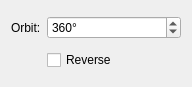
<?xml version="1.0" encoding="UTF-8"?>
<ui version="4.0">
 <class>QmitkOrbitAnimationWidget</class>
 <widget class="QWidget" name="QmitkOrbitAnimationWidget">
  <property name="geometry">
   <rect>
    <x>0</x>
    <y>0</y>
    <width>192</width>
    <height>87</height>
   </rect>
  </property>
  <property name="windowTitle">
   <string>QmitkOrbitAnimationWidget</string>
  </property>
  <layout class="QGridLayout" name="gridLayout">
   <item row="0" column="0">
    <widget class="QLabel" name="orbitLabel">
     <property name="sizePolicy">
      <sizepolicy hsizetype="Maximum" vsizetype="Preferred">
       <horstretch>0</horstretch>
       <verstretch>0</verstretch>
      </sizepolicy>
     </property>
     <property name="text">
      <string>Orbit:</string>
     </property>
    </widget>
   </item>
   <item row="0" column="1">
    <widget class="QSpinBox" name="orbitSpinBox">
     <property name="sizePolicy">
      <sizepolicy hsizetype="Expanding" vsizetype="Fixed">
       <horstretch>0</horstretch>
       <verstretch>0</verstretch>
      </sizepolicy>
     </property>
     <property name="suffix">
      <string>°</string>
     </property>
     <property name="maximum">
      <number>36000</number>
     </property>
     <property name="value">
      <number>360</number>
     </property>
    </widget>
   </item>
   <item row="1" column="1">
    <widget class="QCheckBox" name="reverseCheckBox">
     <property name="sizePolicy">
      <sizepolicy hsizetype="Maximum" vsizetype="Fixed">
       <horstretch>0</horstretch>
       <verstretch>0</verstretch>
      </sizepolicy>
     </property>
     <property name="text">
      <string>Reverse</string>
     </property>
    </widget>
   </item>
  </layout>
 </widget>
 <tabstops>
  <tabstop>reverseCheckBox</tabstop>
 </tabstops>
 <resources/>
 <connections/>
</ui>
